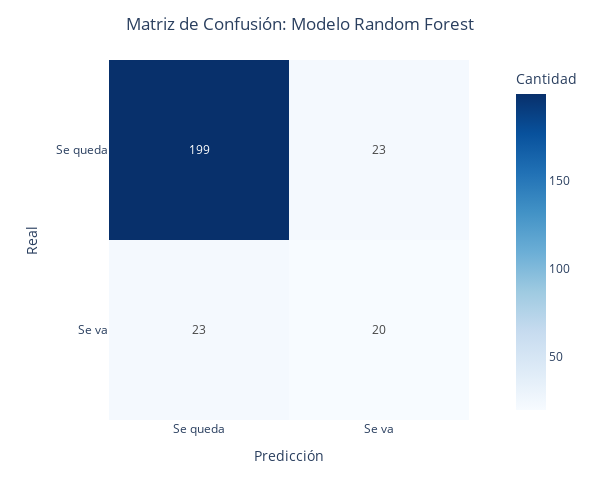

Source (notebook cell):
### Code cell
gr = show_confusion_matrix(y_test, pred, 'Random Forest')
gr

### Figure 1 — Plotly figure (JSON) as saved in the notebook; plotly's stock layout.template omitted (floating-point values rounded to 4 significant figures)
{"data": [{"coloraxis": "coloraxis", "hovertemplate": "Predicción: %{x}<br>Real: %{y}<br>Cantidad: %{z}<extra></extra>", "name": "0", "texttemplate": "%{z}", "type": "heatmap", "x": ["Se queda", "Se va"], "xaxis": "x", "y": ["Se queda", "Se va"], "yaxis": "y", "z": [[199, 23], [23, 20]]}], "layout": {"coloraxis": {"colorbar": {"title": {"text": "Cantidad"}}, "colorscale": [[0, "rgb(247,251,255)"], [0.125, "rgb(222,235,247)"], [0.25, "rgb(198,219,239)"], [0.375, "rgb(158,202,225)"], [0.5, "rgb(107,174,214)"], [0.625, "rgb(66,146,198)"], [0.75, "rgb(33,113,181)"], [0.875, "rgb(8,81,156)"], [1, "rgb(8,48,107)"]]}, "height": 500, "margin": {"t": 60}, "title": {"text": "Matriz de Confusión: Modelo Random Forest", "x": 0.5}, "width": 600, "xaxis": {"anchor": "y", "constrain": "domain", "domain": [0, 1], "scaleanchor": "y", "title": {"text": "Predicción"}}, "yaxis": {"anchor": "x", "autorange": "reversed", "constrain": "domain", "domain": [0, 1], "title": {"text": "Real"}}}}
